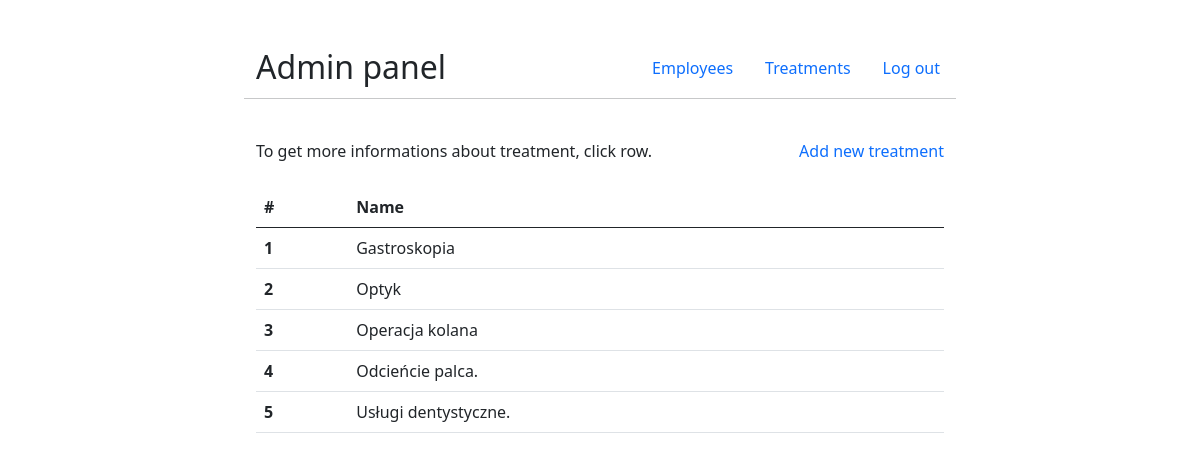
/clinic/admin_treatments/ (signed in), run on the app's committed database.
### clinic/models.py (models this page shows, shortened)
class Treatment(models.Model):
    name = models.CharField(max_length = 100, primary_key=True)
    informations = models.CharField(max_length = 200)
    price = models.IntegerField(default=0)
    refundable = models.BooleanField()

### clinic/views.py (the view, shortened to what this page needs)
# urls.py: path('admin_treatments/', views.TreatmentsListView.as_view(), name='treatments'),
class TreatmentsListView(UserPassesTestMixin, generic.ListView):
    model = Treatment
    template_name = 'clinic/admin_treatments.html'
    def get_context_data(self, *, object_list=None, **kwargs):
        context =  super().get_context_data(object_list=object_list, **kwargs)
        context['enumerated_object_list'] = [(i + 1, k) for i, k in enumerate(context['object_list'])]
        return context
    def test_func(self):
        return self.request.user.is_superuser

### clinic/templates/clinic/admin_treatments.html (shortened to what this page needs)
<!DOCTYPE html>
<html>
    <head>
        <link href="https://cdn.jsdelivr.net/npm/bootstrap@5.0.0-beta3/dist/css/bootstrap.min.css" rel="stylesheet">
    </head>
    <body>
        <div class="container-md">
        <div class="row justify-content-center">
        <div class="col-8">
        <div class="container">
        <div class="row mt-5">
            <div class="col-6">
                <h2 class="">Admin panel</h2>
            </div>
            <div class="col-6 me-0 pe-0">
                <ul class="nav justify-content-end me-0">
                    <li class="nav-item">
                    <a class="nav-link active" aria-current="page" href="{% url 'clinic:employees' %}">Employees</a>
                    </li>
                    <li class="nav-item">
                    <a class="nav-link" href="{% url 'clinic:treatments' %}">Treatments</a>
                    </li>
                    <li class="nav-item">
                    <a class="nav-link" href="{% url 'clinic:logout' %}">Log out</a>
                    </li>
                </ul>
            </div>
        </div>
        <div class="row mt-1">
            <hr>
        </div>
        <div class="row mt-4">
        <div class="col-8">
            <p>To get more informations about treatment, click row.</p>
        </div>
            <div class="col-4 text-end">
                <a class="text-decoration-none" href="{% url 'clinic:new_treatment' %}" role="button">
                    Add new treatment
                </a>
            </div>
        </div>
        <div class="row mt-2">
        <div id="treatments" class="">
            <table class="table table-hover">
            <thead>
            <tr>
                <th scope="col">#</th>
                <th scope="col">Name</th>
            </tr>
            </thead>
            <tbody>
            {% for i, treatment in enumerated_object_list %}
            <tr class='clickable-row' data-href="{% url 'clinic:treatment_details' treatment.name %}">
                <th scope="row">{{ i }}</th>
                <td>{{ treatment.name }}</td>
            </tr>
            {% endfor %}
            </tbody>
            </table>
        </div>
        </div>
        </div>
        </div>
        </div>
    </body>
</html>

### clinic/templates/clinic/admin_treatments.html (style rules this page uses)
[data-href] { cursor: pointer; }

### data on the page
Treatment: refundable "1", name "Gastroskopia"
Treatment: i "2", name "Optyk"
Treatment: i "3", name "Operacja kolana"
Treatment: i "4", name "Odcieńcie palca."
Treatment: i "5", name "Usługi dentystyczne."
